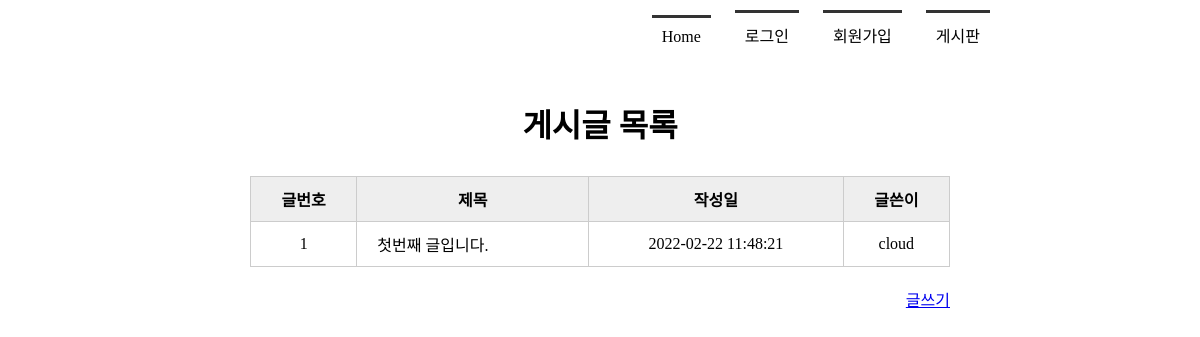
The app's page /boardlist/, older data.
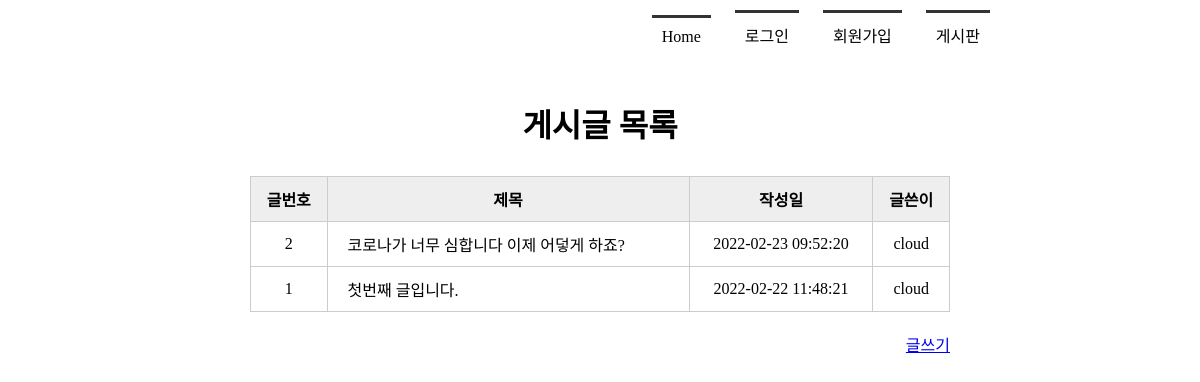
The same page, newer data.
### tables this page shows
CREATE TABLE board(
            bno integer PRIMARY KEY AUTOINCREMENT,
            title text NOT NULL,
            content text NOT NULL,
            createDate timestamp date DEFAULT (datetime('now', 'localtime')),
            mid char(5) NOT NULL,
            FOREIGN KEY(mid) REFERENCES member(mid) ON DELETE CASCADE
        );

### app.py (the view)
@app.route('/boardlist/')
def boardlist():
    conn = getconn()
    cur = conn.cursor()
    sql = "SELECT * FROM board ORDER BY bno DESC"
    cur.execute(sql)
    rs = cur.fetchall()
    conn.close()
    return render_template('boardlist.html', rs = rs)

### app.py (called while the page is built)
def getconn():
    conn = sqlite3.connect("./member.db")
    return conn

### templates/boardlist.html (shortened to what this page needs)
<!DOCTYPE html>
<html lang="en">
<head>
    <link rel ="stylesheet" href="{{ url_for('static', filename= 'style.css') }}">
</head>
<body>
     <div id="container">
         {% include 'navbar.html' %}
         <section>
             <h1>게시글 목록</h1>
             <table class="tbl_board">
                 <tr>
                     <th>글번호</th><th>제목</th><th>작성일</th><th>글쓴이</th>
                 </tr>
                 {% for i in rs %}
                 <tr>
                     <td>{{ i[0] }}</td>
                     <td><a href="{{url_for('board_view', bno=i[0])}}">{{ i[1] }}</a></td>
                     <td>{{ i[3] }}</td>
                     <td>{{ i[4] }}</td>
                 </tr>
                 {% endfor %}
             </table>
             <div class="btn_write">
                 <a href="{{ url_for('writing') }}">글쓰기</a>
             </div>
         </section>
     </div>
</body>
</html>

### templates/navbar.html
<header>
        <nav>
            <ul>
                {% if session %}
                    <li><a href="{{ url_for('index') }}">Home</a></li>
                    <li><a href="{{ url_for('logout') }}">({{ session['userID'] }}님)로그아웃</a></li>
                    <li><a href="{{ url_for('memberlist') }}">회원목록</a></li>
                    <li><a href="{{ url_for('boardlist') }}">게시판</a></li>
                {% else %}
                    <li><a href="{{ url_for('index') }}">Home</a></li>
                    <li><a href="{{ url_for('login') }}">로그인</a></li>
                    <li><a href="{{ url_for('register') }}">회원가입</a></li>
                    <li><a href="{{ url_for('boardlist') }}">게시판</a></li>
                {% endif %}
            </ul>
        </nav>
</header>

### static/style.css (style rules this page uses)
* { margin : 0; padding: 0; }
#container { width: 1000px; margin: 0 auto; }
header { height: 100px; }
nav ul { list-style: none; text-align: right; margin-right: 100px; }
nav ul li { display: inline-block; margin: 10px; border-top: 3px solid #333; padding: 10px; }
nav ul li a { text-decoration: none; color: #000; }
section { text-align: center; }
section h1 { font-size: 2em; margin-bottom: 30px; }
section table { width: 600px; margin: 0 auto; border-collapse: collapse; }
section table, th, td { border: 1px solid #ccc; padding: 10px }
section .tbl_board { width: 700px; }
section .tbl_board th { background: #eee; }
section .tbl_board a { text-decoration: none; color: #000; }
section .tbl_board td:nth-child(2) { text-align: left; padding-left: 20px; }
section .btn_write { text-align: right; margin: 20px 150px; }

Row changes from the older to the newer data that the page shows:
added board: bno "2", title "코로나가 너무 심합니다 이제 어덯게 하죠?", createDate "2022-02-23 09:52:20", mid "cloud"
